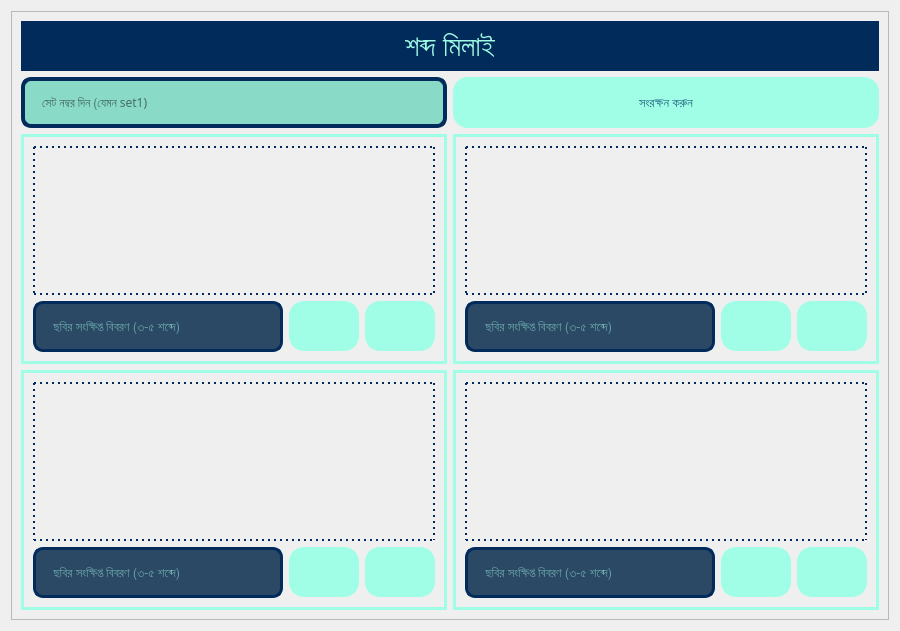
                   <widget class="QWidget" name="matching_page">
                    <layout class="QGridLayout" name="gridLayout_14">
                     <item row="0" column="0">
                      <widget class="QFrame" name="puzzle_pic_frame">
                       <property name="styleSheet">
                        <string notr="true"/>
                       </property>
                       <property name="frameShape">
                        <enum>QFrame::StyledPanel</enum>
                       </property>
                       <property name="frameShadow">
                        <enum>QFrame::Raised</enum>
                       </property>
                       <layout class="QGridLayout" name="gridLayout_22">
                        <item row="0" column="0" colspan="2">
                         <widget class="QLabel" name="label_10">
                          <property name="minimumSize">
                           <size>
                            <width>0</width>
                            <height>50</height>
                           </size>
                          </property>
                          <property name="maximumSize">
                           <size>
                            <width>16777215</width>
                            <height>50</height>
                           </size>
                          </property>
                          <property name="font">
                           <font>
                            <pointsize>21</pointsize>
                           </font>
                          </property>
                          <property name="styleSheet">
                           <string notr="true">color: rgb(159, 251, 228);
background-color: rgb(0, 43, 91);</string>
                          </property>
                          <property name="text">
                           <string>শব্দ মিলাই</string>
                          </property>
                          <property name="alignment">
                           <set>Qt::AlignCenter</set>
                          </property>
                         </widget>
                        </item>
                        <item row="1" column="0">
                         <widget class="QLineEdit" name="task_matching_set_edit">
                          <property name="minimumSize">
                           <size>
                            <width>326</width>
                            <height>51</height>
                           </size>
                          </property>
                          <property name="font">
                           <font>
                            <family>Hind Siliguri</family>
                            <pointsize>9</pointsize>
                            <weight>50</weight>
                            <bold>false</bold>
                           </font>
                          </property>
                          <property name="styleSheet">
                           <string notr="true">background-color: rgb(137, 218, 199);
border: 4px solid rgb(0, 43, 91);
padding-left: 15px;
border-radius: 10px;
color: black;</string>
                          </property>
                          <property name="placeholderText">
                           <string>সেট নম্বর দিন (যেমন set1)</string>
                          </property>
                         </widget>
                        </item>
                        <item row="1" column="1">
                         <widget class="QPushButton" name="task_matching_save_set_btn">
                          <property name="minimumSize">
                           <size>
                            <width>100</width>
                            <height>51</height>
                           </size>
                          </property>
                          <property name="font">
                           <font>
                            <family>Hind Siliguri Medium</family>
                            <pointsize>10</pointsize>
                            <weight>50</weight>
                            <bold>false</bold>
                           </font>
                          </property>
                          <property name="cursor">
                           <cursorShape>PointingHandCursor</cursorShape>
                          </property>
                          <property name="styleSheet">
                           <string notr="true">QPushButton {
background-color: rgb(160, 253, 230);
color:  #256D85 ;
border-radius: 15px;
}

QPushButton::hover:!pressed {
	
	background-color: rgb(143, 227, 207);
	color: #2B4865;

}</string>
                          </property>
                          <property name="text">
                           <string>সংরক্ষন করুন</string>
                          </property>
                         </widget>
                        </item>
                        <item row="2" column="0">
                         <widget class="QFrame" name="frame_5">
                          <property name="minimumSize">
                           <size>
                            <width>331</width>
                            <height>230</height>
                           </size>
                          </property>
                          <property name="maximumSize">
                           <size>
                            <width>16777215</width>
                            <height>16777215</height>
                           </size>
                          </property>
                          <property name="styleSheet">
                           <string notr="true">border: 3px solid rgb(160, 253, 230);</string>
                          </property>
                          <property name="frameShape">
                           <enum>QFrame::StyledPanel</enum>
                          </property>
                          <property name="frameShadow">
                           <enum>QFrame::Raised</enum>
                          </property>
                          <layout class="QGridLayout" name="gridLayout_18">
                           <item row="1" column="1">
                            <widget class="QPushButton" name="task_matching_img_save_btn_1">
                             <property name="minimumSize">
                              <size>
                               <width>50</width>
                               <height>50</height>
                              </size>
                             </property>
                             <property name="font">
                              <font>
                               <pointsize>18</pointsize>
                               <weight>75</weight>
                               <bold>true</bold>
                              </font>
                             </property>
                             <property name="cursor">
                              <cursorShape>PointingHandCursor</cursorShape>
                             </property>
                             <property name="styleSheet">
                              <string notr="true">QPushButton {
background-color: rgb(160, 253, 230);
color:  #256D85 ;
border-radius: 15px;
}

QPushButton::hover:!pressed {
	
	background-color: rgb(143, 227, 207);
	color: #2B4865;

}</string>
                             </property>
                             <property name="text">
                              <string/>
                             </property>
                             <property name="icon">
                              <iconset>
                               <normaloff>../Images/add_image_2.png</normaloff>../Images/add_image_2.png</iconset>
                             </property>
                             <property name="iconSize">
                              <size>
                               <width>40</width>
                               <height>30</height>
                              </size>
                             </property>
                            </widget>
                           </item>
                           <item row="1" column="0">
                            <widget class="QLineEdit" name="task_matching_img_desc_edit_1">
                             <property name="minimumSize">
                              <size>
                               <width>250</width>
                               <height>51</height>
                              </size>
                             </property>
                             <property name="font">
                              <font>
                               <family>Hind Siliguri Medium</family>
                               <pointsize>10</pointsize>
                              </font>
                             </property>
                             <property name="styleSheet">
                              <string notr="true">background-color:  rgb(43, 72, 101);
border: 3px solid rgb(0, 43, 91);
padding-left: 15px;
border-radius: 10px;
color: rgb(160, 253, 230);</string>
                             </property>
                             <property name="placeholderText">
                              <string>ছবির সংক্ষিপ্ত বিবরণ (৩-৫ শব্দে)</string>
                             </property>
                            </widget>
                           </item>
                           <item row="1" column="2">
                            <widget class="QPushButton" name="task_matching_img_done_btn_1">
                             <property name="minimumSize">
                              <size>
                               <width>50</width>
                               <height>50</height>
                              </size>
                             </property>
                             <property name="font">
                              <font>
                               <pointsize>18</pointsize>
                               <weight>75</weight>
                               <bold>true</bold>
                              </font>
                             </property>
                             <property name="cursor">
                              <cursorShape>PointingHandCursor</cursorShape>
                             </property>
                             <property name="styleSheet">
                              <string notr="true">QPushButton {
background-color: rgb(160, 253, 230);
color:  #256D85 ;
border-radius: 15px;
}

QPushButton::hover:!pressed {
	
	background-color: rgb(143, 227, 207);
	color: #2B4865;

}</string>
                             </property>
                             <property name="text">
                              <string/>
                             </property>
                             <property name="icon">
                              <iconset>
                               <normaloff>../Images/done.png</normaloff>../Images/done.png</iconset>
                             </property>
                            </widget>
                           </item>
                           <item row="0" column="0" colspan="3">
                            <widget class="QLabel" name="task_matching_img_view_lbl_1">
                             <property name="minimumSize">
                              <size>
                               <width>301</width>
                               <height>140</height>
                              </size>
                             </property>
                             <property name="font">
                              <font>
                               <pointsize>22</pointsize>
                              </font>
                             </property>
                             <property name="styleSheet">
                              <string notr="true">border: 2px dotted rgb(0, 43, 91);</string>
                             </property>
                             <property name="text">
                              <string/>
                             </property>
                             <property name="pixmap">
                              <pixmap>../Images/image_template.png</pixmap>
                             </property>
                             <property name="alignment">
                              <set>Qt::AlignCenter</set>
                             </property>
                            </widget>
                           </item>
                          </layout>
                         </widget>
                        </item>
                        <item row="2" column="1">
                         <widget class="QFrame" name="frame_6">
                          <property name="minimumSize">
                           <size>
                            <width>331</width>
                            <height>230</height>
                           </size>
                          </property>
                          <property name="maximumSize">
                           <size>
                            <width>16777215</width>
                            <height>16777215</height>
                           </size>
                          </property>
                          <property name="styleSheet">
                           <string notr="true">border: 3px solid rgb(160, 253, 230);</string>
                          </property>
                          <property name="frameShape">
                           <enum>QFrame::StyledPanel</enum>
                          </property>
                          <property name="frameShadow">
                           <enum>QFrame::Raised</enum>
                          </property>
                          <layout class="QGridLayout" name="gridLayout_19">
                           <item row="1" column="0">
                            <widget class="QLineEdit" name="task_matching_img_desc_edit_2">
                             <property name="minimumSize">
                              <size>
                               <width>250</width>
                               <height>51</height>
                              </size>
                             </property>
                             <property name="font">
                              <font>
                               <family>Hind Siliguri Medium</family>
                               <pointsize>10</pointsize>
                              </font>
                             </property>
                             <property name="styleSheet">
                              <string notr="true">background-color:  rgb(43, 72, 101);
border: 3px solid rgb(0, 43, 91);
padding-left: 15px;
border-radius: 10px;
color: rgb(160, 253, 230);</string>
                             </property>
                             <property name="placeholderText">
                              <string>ছবির সংক্ষিপ্ত বিবরণ (৩-৫ শব্দে)</string>
                             </property>
                            </widget>
                           </item>
                           <item row="1" column="1">
                            <widget class="QPushButton" name="task_matching_img_save_btn_2">
                             <property name="minimumSize">
                              <size>
                               <width>50</width>
                               <height>50</height>
                              </size>
                             </property>
                             <property name="font">
                              <font>
                               <pointsize>18</pointsize>
                               <weight>75</weight>
                               <bold>true</bold>
                              </font>
                             </property>
                             <property name="cursor">
                              <cursorShape>PointingHandCursor</cursorShape>
                             </property>
                             <property name="styleSheet">
                              <string notr="true">QPushButton {
background-color: rgb(160, 253, 230);
color:  #256D85 ;
border-radius: 15px;
}

QPushButton::hover:!pressed {
	
	background-color: rgb(143, 227, 207);
	color: #2B4865;

}</string>
                             </property>
                             <property name="text">
                              <string/>
                             </property>
                             <property name="icon">
                              <iconset>
                               <normaloff>../Images/add_image_2.png</normaloff>../Images/add_image_2.png</iconset>
                             </property>
                             <property name="iconSize">
                              <size>
                               <width>30</width>
                               <height>30</height>
                              </size>
                             </property>
                            </widget>
                           </item>
                           <item row="1" column="2">
                            <widget class="QPushButton" name="task_matching_img_done_btn_2">
                             <property name="minimumSize">
                              <size>
                               <width>50</width>
                               <height>50</height>
                              </size>
                             </property>
                             <property name="font">
                              <font>
                               <pointsize>18</pointsize>
                               <weight>75</weight>
                               <bold>true</bold>
                              </font>
                             </property>
                             <property name="cursor">
                              <cursorShape>PointingHandCursor</cursorShape>
                             </property>
                             <property name="styleSheet">
                              <string notr="true">QPushButton {
background-color: rgb(160, 253, 230);
color:  #256D85 ;
border-radius: 15px;
}

QPushButton::hover:!pressed {
	
	background-color: rgb(143, 227, 207);
	color: #2B4865;

}</string>
                             </property>
                             <property name="text">
                              <string/>
                             </property>
                             <property name="icon">
                              <iconset>
                               <normaloff>../Images/done.png</normaloff>../Images/done.png</iconset>
                             </property>
                            </widget>
                           </item>
                           <item row="0" column="0" colspan="3">
                            <widget class="QLabel" name="task_matching_img_view_lbl_2">
                             <property name="minimumSize">
                              <size>
                               <width>301</width>
                               <height>140</height>
                              </size>
                             </property>
                             <property name="font">
                              <font>
                               <pointsize>22</pointsize>
                              </font>
                             </property>
                             <property name="styleSheet">
                              <string notr="true">border: 2px dotted rgb(0, 43, 91);</string>
                             </property>
                             <property name="text">
                              <string/>
                             </property>
                             <property name="pixmap">
                              <pixmap>../Images/image_template.png</pixmap>
                             </property>
                             <property name="alignment">
                              <set>Qt::AlignCenter</set>
                             </property>
                            </widget>
                           </item>
                          </layout>
                         </widget>
                        </item>
                        <item row="3" column="0">
                         <widget class="QFrame" name="frame_7">
                          <property name="minimumSize">
                           <size>
                            <width>331</width>
                            <height>240</height>
                           </size>
                          </property>
                          <property name="maximumSize">
                           <size>
                            <width>16777215</width>
                            <height>16777215</height>
                           </size>
                          </property>
                          <property name="styleSheet">
                           <string notr="true">border: 3px solid rgb(160, 253, 230);</string>
                          </property>
                          <property name="frameShape">
                           <enum>QFrame::StyledPanel</enum>
                          </property>
                          <property name="frameShadow">
                           <enum>QFrame::Raised</enum>
                          </property>
                          <layout class="QGridLayout" name="gridLayout_20">
                           <item row="1" column="0">
                            <widget class="QLineEdit" name="task_matching_img_desc_edit_3">
                             <property name="minimumSize">
                              <size>
                               <width>250</width>
                               <height>51</height>
                              </size>
                             </property>
                             <property name="font">
                              <font>
                               <family>Hind Siliguri Medium</family>
                               <pointsize>10</pointsize>
                              </font>
                             </property>
                             <property name="styleSheet">
                              <string notr="true">background-color:  rgb(43, 72, 101);
border: 3px solid rgb(0, 43, 91);
padding-left: 15px;
border-radius: 10px;
color: rgb(160, 253, 230);</string>
                             </property>
                             <property name="placeholderText">
                              <string>ছবির সংক্ষিপ্ত বিবরণ (৩-৫ শব্দে)</string>
                             </property>
                            </widget>
                           </item>
                           <item row="1" column="1">
                            <widget class="QPushButton" name="task_matching_img_save_btn_3">
                             <property name="minimumSize">
                              <size>
                               <width>50</width>
                               <height>50</height>
                              </size>
                             </property>
                             <property name="font">
                              <font>
                               <pointsize>18</pointsize>
                               <weight>75</weight>
                               <bold>true</bold>
                              </font>
                             </property>
                             <property name="cursor">
                              <cursorShape>PointingHandCursor</cursorShape>
                             </property>
                             <property name="styleSheet">
                              <string notr="true">QPushButton {
background-color: rgb(160, 253, 230);
color:  #256D85 ;
border-radius: 15px;
}

QPushButton::hover:!pressed {
	
	background-color: rgb(143, 227, 207);
	color: #2B4865;

}</string>
                             </property>
                             <property name="text">
                              <string/>
                             </property>
                             <property name="icon">
                              <iconset>
                               <normaloff>../Images/add_image_2.png</normaloff>../Images/add_image_2.png</iconset>
                             </property>
                             <property name="iconSize">
                              <size>
                               <width>30</width>
                               <height>30</height>
                              </size>
                             </property>
                            </widget>
                           </item>
                           <item row="1" column="2">
                            <widget class="QPushButton" name="task_matching_img_done_btn_3">
                             <property name="minimumSize">
                              <size>
                               <width>50</width>
                               <height>50</height>
                              </size>
                             </property>
                             <property name="font">
                              <font>
                               <pointsize>18</pointsize>
                               <weight>75</weight>
                               <bold>true</bold>
                              </font>
                             </property>
                             <property name="cursor">
                              <cursorShape>PointingHandCursor</cursorShape>
                             </property>
                             <property name="styleSheet">
                              <string notr="true">QPushButton {
background-color: rgb(160, 253, 230);
color:  #256D85 ;
border-radius: 15px;
}

QPushButton::hover:!pressed {
	
	background-color: rgb(143, 227, 207);
	color: #2B4865;

}</string>
                             </property>
                             <property name="text">
                              <string/>
                             </property>
                             <property name="icon">
                              <iconset>
                               <normaloff>../Images/done.png</normaloff>../Images/done.png</iconset>
                             </property>
                            </widget>
                           </item>
                           <item row="0" column="0" colspan="3">
                            <widget class="QLabel" name="task_matching_img_view_lbl_3">
                             <property name="minimumSize">
                              <size>
                               <width>301</width>
                               <height>155</height>
                              </size>
                             </property>
                             <property name="font">
                              <font>
                               <pointsize>22</pointsize>
                              </font>
                             </property>
                             <property name="styleSheet">
                              <string notr="true">border: 2px dotted rgb(0, 43, 91);</string>
                             </property>
                             <property name="text">
                              <string/>
                             </property>
                             <property name="pixmap">
                              <pixmap>../Images/image_template.png</pixmap>
                             </property>
                             <property name="alignment">
                              <set>Qt::AlignCenter</set>
                             </property>
                            </widget>
                           </item>
                          </layout>
                         </widget>
                        </item>
                        <item row="3" column="1">
                         <widget class="QFrame" name="frame_8">
                          <property name="minimumSize">
                           <size>
                            <width>331</width>
                            <height>240</height>
                           </size>
                          </property>
                          <property name="maximumSize">
                           <size>
                            <width>16777215</width>
                            <height>16777215</height>
                           </size>
                          </property>
                          <property name="styleSheet">
                           <string notr="true">border: 3px solid rgb(160, 253, 230);</string>
                          </property>
                          <property name="frameShape">
                           <enum>QFrame::StyledPanel</enum>
                          </property>
                          <property name="frameShadow">
                           <enum>QFrame::Raised</enum>
                          </property>
                          <layout class="QGridLayout" name="gridLayout_21">
                           <item row="1" column="0">
                            <widget class="QLineEdit" name="task_matching_img_desc_lbl_4">
                             <property name="minimumSize">
                              <size>
                               <width>250</width>
                               <height>51</height>
                              </size>
                             </property>
                             <property name="font">
                              <font>
                               <family>Hind Siliguri Medium</family>
                               <pointsize>10</pointsize>
                              </font>
                             </property>
                             <property name="styleSheet">
                              <string notr="true">background-color:  rgb(43, 72, 101);
border: 3px solid rgb(0, 43, 91);
padding-left: 15px;
border-radius: 10px;
color: rgb(160, 253, 230);</string>
                             </property>
                             <property name="placeholderText">
                              <string>ছবির সংক্ষিপ্ত বিবরণ (৩-৫ শব্দে)</string>
                             </property>
                            </widget>
                           </item>
                           <item row="1" column="2">
                            <widget class="QPushButton" name="task_matching_img_done_btn_4">
                             <property name="minimumSize">
                              <size>
                               <width>50</width>
                               <height>50</height>
                              </size>
                             </property>
                             <property name="font">
                              <font>
                               <pointsize>18</pointsize>
                               <weight>75</weight>
                               <bold>true</bold>
                              </font>
                             </property>
                             <property name="cursor">
                              <cursorShape>PointingHandCursor</cursorShape>
                             </property>
                             <property name="styleSheet">
                              <string notr="true">QPushButton {
background-color: rgb(160, 253, 230);
color:  #256D85 ;
border-radius: 15px;
}

QPushButton::hover:!pressed {
	
	background-color: rgb(143, 227, 207);
	color: #2B4865;

}</string>
                             </property>
                             <property name="text">
                              <string/>
                             </property>
                             <property name="icon">
                              <iconset>
                               <normaloff>../Images/done.png</normaloff>../Images/done.png</iconset>
                             </property>
                            </widget>
                           </item>
                           <item row="1" column="1">
                            <widget class="QPushButton" name="task_matching_img_save_btn_4">
                             <property name="minimumSize">
                              <size>
                               <width>50</width>
                               <height>50</height>
                              </size>
                             </property>
                             <property name="font">
                              <font>
                               <pointsize>18</pointsize>
                               <weight>75</weight>
                               <bold>true</bold>
                              </font>
                             </property>
                             <property name="cursor">
                              <cursorShape>PointingHandCursor</cursorShape>
                             </property>
                             <property name="styleSheet">
                              <string notr="true">QPushButton {
background-color: rgb(160, 253, 230);
color:  #256D85 ;
border-radius: 15px;
}

QPushButton::hover:!pressed {
	
	background-color: rgb(143, 227, 207);
	color: #2B4865;

}</string>
                             </property>
                             <property name="text">
                              <string/>
                             </property>
                             <property name="icon">
                              <iconset>
                               <normaloff>../Images/add_image_2.png</normaloff>../Images/add_image_2.png</iconset>
                             </property>
                             <property name="iconSize">
                              <size>
                               <width>30</width>
                               <height>30</height>
                              </size>
                             </property>
                            </widget>
                           </item>
                           <item row="0" column="0" colspan="3">
                            <widget class="QLabel" name="task_matching_img_view_lbl_4">
                             <property name="minimumSize">
                              <size>
                               <width>301</width>
                               <height>150</height>
                              </size>
                             </property>
                             <property name="font">
                              <font>
                               <pointsize>22</pointsize>
                              </font>
                             </property>
                             <property name="styleSheet">
                              <string notr="true">border: 2px dotted rgb(0, 43, 91);</string>
                             </property>
                             <property name="text">
                              <string/>
                             </property>
                             <property name="pixmap">
                              <pixmap>../Images/image_template.png</pixmap>
                             </property>
                             <property name="alignment">
                              <set>Qt::AlignCenter</set>
                             </property>
                            </widget>
                           </item>
                          </layout>
                         </widget>
                        </item>
                       </layout>
                      </widget>
                     </item>
                    </layout>
                   </widget>
